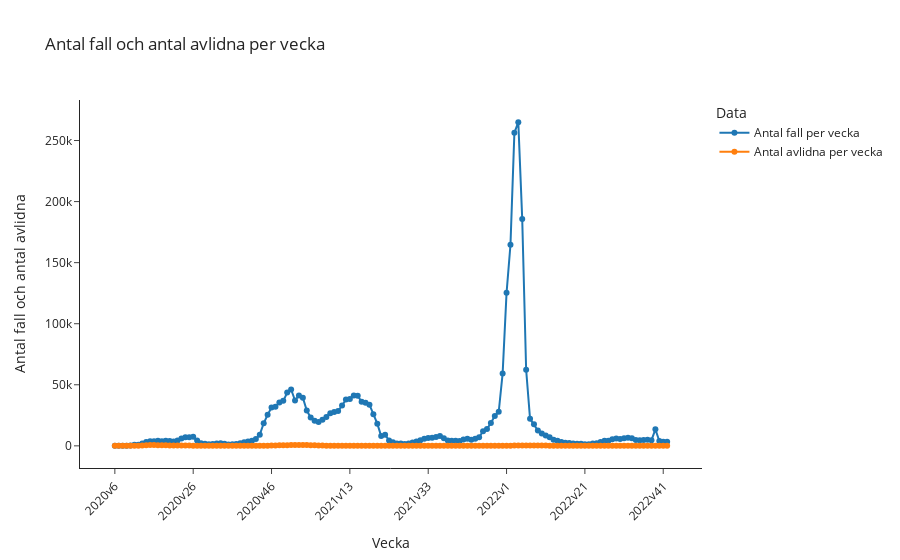

The code cell stored with this chart in its notebook:
### Markdown cell above
### Använd Plotly för att plotta antal fall per vecka och avlidna per vecka

Jag har löst uppgiften såhär:
    
1. Skapa ett linjediagram som visar antal fall per vecka och avlidna per vecka
2. Anpassa labels för axlarna
3. Justera x-axelns layout för att göra det mer läsbart
4. Spara diagrammet i en html fil

### Code cell
# e) Antal avlidna per vecka och fall per vecka

# Skapa ett linjediagram för att visualisera antal fall per vecka och avlidna per vecka
fig = px.line(
            veckodata_riket.rename(columns={"Antal_fall_vecka": "Antal fall per vecka", "Antal_avlidna_vecka": "Antal avlidna per vecka"}), 
            x='Vecka', y=['Antal fall per vecka', "Antal avlidna per vecka"], 
            title='Antal fall och antal avlidna per vecka',
            labels={
                "value": "Antal fall och antal avlidna",
                "variable": "Data",
            },
            template="simple_white",
            markers=True
)

# Uppdatera layouten för x-axeln för att göra diagrammet mer lättläst
fig.update_layout(
    xaxis=dict(
        tickangle=-45,
        tickmode='linear',
        dtick=20
    )
)

# Spara diagrammet i en html fil
fig.write_html("Antal fall och avlidna per vecka.html")

fig.show()

### Figure 1 — Plotly figure (JSON) as saved in the notebook; plotly's stock layout.template omitted (floating-point values rounded to 4 significant figures; data arrays with more than 128 entries replaced by an {"elided": "..."} marker saying what was removed)
{"data": [{"hovertemplate": "Data=Antal fall per vecka<br>Vecka=%{x}<br>Antal fall och antal avlidna=%{y}<extra></extra>", "legendgroup": "Antal fall per vecka", "line": {"color": "#1F77B4", "dash": "solid"}, "marker": {"symbol": "circle"}, "mode": "markers+lines", "name": "Antal fall per vecka", "orientation": "v", "showlegend": true, "type": "scatter", "x": {"elided": "142 str values"}, "xaxis": "x", "y": {"elided": "142 int values"}, "yaxis": "y"}, {"hovertemplate": "Data=Antal avlidna per vecka<br>Vecka=%{x}<br>Antal fall och antal avlidna=%{y}<extra></extra>", "legendgroup": "Antal avlidna per vecka", "line": {"color": "#FF7F0E", "dash": "solid"}, "marker": {"symbol": "circle"}, "mode": "markers+lines", "name": "Antal avlidna per vecka", "orientation": "v", "showlegend": true, "type": "scatter", "x": {"elided": "142 str values"}, "xaxis": "x", "y": {"elided": "142 int values"}, "yaxis": "y"}], "layout": {"legend": {"title": {"text": "Data"}, "tracegroupgap": 0}, "title": {"text": "Antal fall och antal avlidna per vecka"}, "xaxis": {"anchor": "y", "domain": [0, 1], "dtick": 20, "tickangle": -45, "tickmode": "linear", "title": {"text": "Vecka"}}, "yaxis": {"anchor": "x", "domain": [0, 1], "title": {"text": "Antal fall och antal avlidna"}}}}
